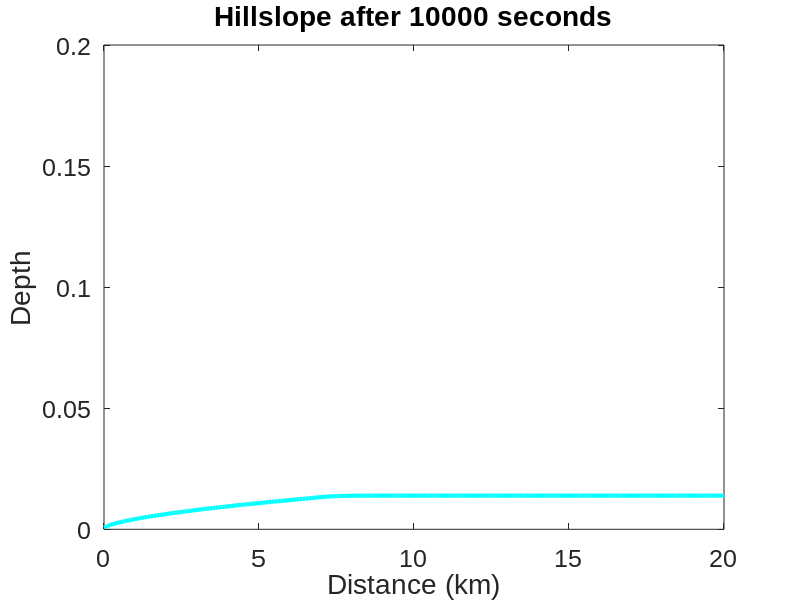
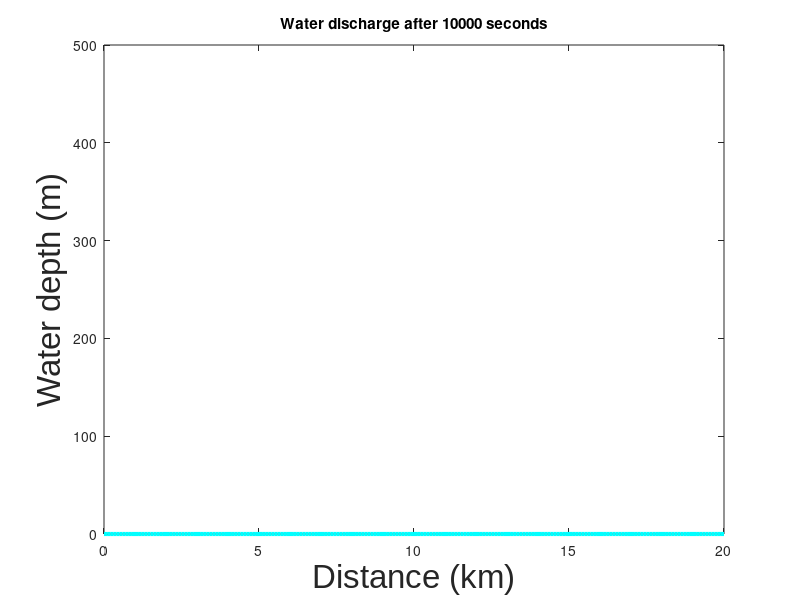
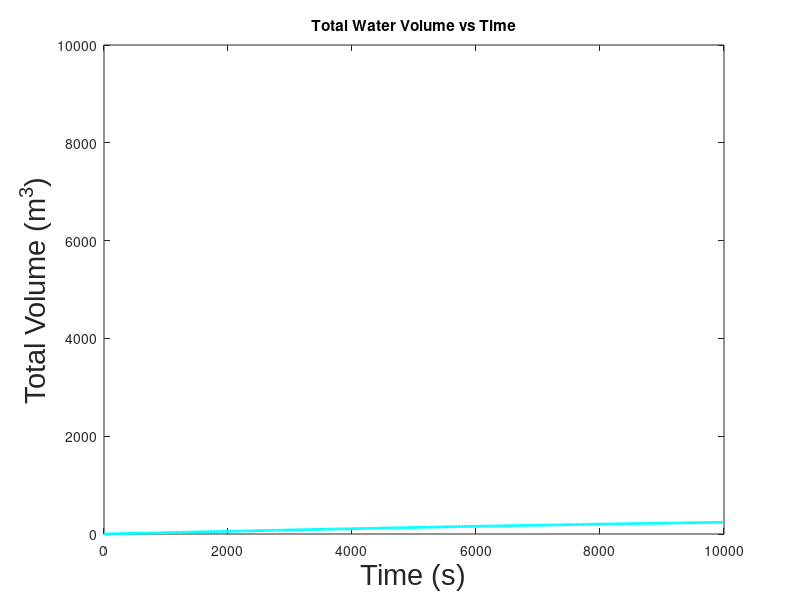
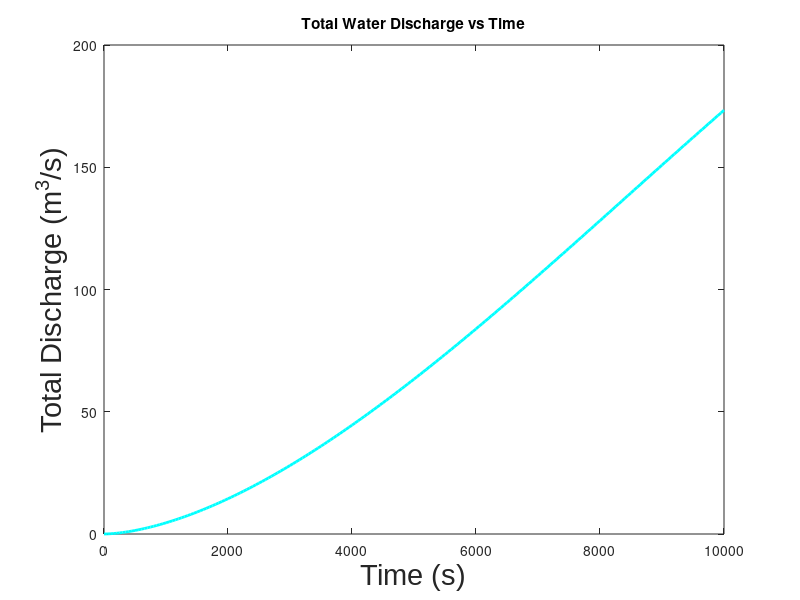

Here is the MATLAB script that generated these plots, in order:
%% Introduction
% Modeling of water flow
% Written for Modeling class 3/9/16 by JWM

clear global;
figure(1)
clf
figure(2)
clf
figure(3)
clf
figure(4)
clf

%% Initialize

% spatial controls
dx = 100; % x step (m)
xmax = 20000; % Max x value (m)
dzdx = 0.07; % z step (m)
zmax = 2000; % Max z value (m)
x = 0:dx:xmax; % horizontal array (m)
z = zmax - (dzdx*x); % equation for a straight line (m)

% time controls
dt = 1; % t step (s)
tmax = 10000; % maximum t (s)
t = 0:dt:tmax; % t array (s)
imax = length(t);
nplots = 200; % Number of times to get a plot. Needs to divide into tmax an integer number of times
tplot = tmax/nplots; % Time step between plots

% climate variables
R = .02/3600; % Rainfall rate (m/s)
I =  .015/3600; % Infiltration rate (m/s)
dWdt = R-I; % This is the net rate of water accumulation (m/s)
n = 0.02; % Manning constant for a smooth sand channel (weird units that cancel)

% water properties
rho_water = 1000; % density of ice (kg/m^3)
g = 9.81; % gravity (m/s^2)

e = exp(1); % Euler's exponential

s = dzdx; % Slope
h = zeros(size(s)); % Ice thickness array, between points on x (m)
Q = zeros(size(s)); % Flow array (m/yr)

water = zeros(size(z)); % array of water depth (m)

i=0;
j=0;

%% Run

for i = 1:imax % Loop for each time step until maximum time
        
    h = water(1:end-1) + 0.5*diff(water); % Water height between points
    ubar = 1/n.*(h).^(2/3).*s.^(0.5); % Average water flow rate
    
    Q = h.*ubar; % Flow array
    Q = [0 Q Q(end)]; % Pad the flow array on both ends. The bottom end needs to drain all the water every time step
    
    dhdt = dWdt - diff(Q)/dx; % Change in water height per unit time
        
    water = water + (dhdt*dt); % now update water depth using the dt finite diff
    water = max(water,0);
        
    if(rem(t(i),tplot)==0)
        j = j+1;
        
        figure(1) % Flow depth
        plot(x/1000,water,'c','linewidth',3)
        title(['Hillslope after ',num2str(t(i)),' seconds'])
        xlabel('Distance (km)','fontname','arial','fontsize',24)
        ylabel('Depth','fontname','arial','fontsize',24)
        set(gca,'fontsize',18,'fontname','arial')
        axis([0 xmax/1000 0 0.2])
        hold off
        
    
        figure(2) % Flow discharge
        plot(x/1000,Q(2:end),'c','linewidth',3)
        title(['Water discharge after ',num2str(t(i)),' seconds'])
        xlabel('Distance (km)','fontname','arial','fontsize',24)
        ylabel('Water depth (m)','fontname','arial','fontsize',24)
        axis([0 xmax/1000 0 500])

        time(j) = t(i);
        water_vol(j) = sum(water)*dx;
        water_discharge(j) = sum(Q)*dx;

        pause(0.1)
    end

end
%% Finalize

char_vol = zeros(size(water_vol)); % For finding characteristic time scale
char_vol(char_vol<1) = (1-(1/e))*water_vol(length(water_vol));

figure(3) % Depth over time
plot(time,water_vol,'-c','linewidth',2)
title('Total Water Volume vs Time')
xlabel('Time (s)','fontname','arial','fontsize',21)
ylabel('Total Volume (m^3)','fontname','arial','fontsize',21)
axis([0 tmax 0 10000])

figure(4) % Discharge over time
plot(time,water_discharge,'-c','linewidth',2)
title('Total Water Discharge vs Time')
xlabel('Time (s)','fontname','arial','fontsize',21)
ylabel('Total Discharge (m^3/s)','fontname','arial','fontsize',21)
axis([0 tmax 0 200])

% Done!